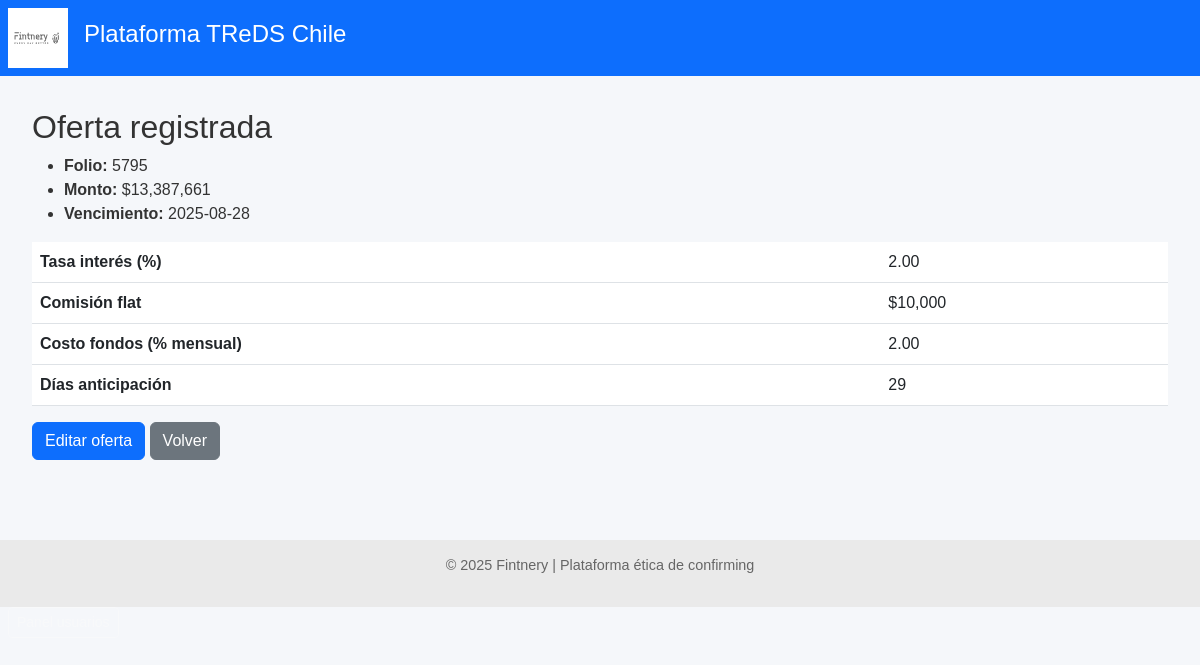
Screenshot of /financiador/ver-oferta/1 (signed in) with the database file from the repository.
### models.py (models this page shows)
class FacturaDB(Base):
    __tablename__ = "facturas"
    id = Column(Integer, primary_key=True, index=True)
    rut_emisor = Column(String, index=True)
    rut_receptor = Column(String)
    tipo_dte = Column(String)
    folio = Column(Integer)
    monto = Column(Integer)
    estado_dte = Column(String)
    razon_social_emisor = Column(String)
    razon_social_receptor = Column(String)
    fecha_emision = Column(Date)
    fecha_vencimiento = Column(Date)
    fecha_vencimiento_original = Column(Date, nullable=True)
    modificacion_aceptada_por_proveedor = Column(Boolean, nullable=True, default=None)
    confirming_solicitado = Column(Boolean, default=False)
    origen_confirmacion = Column(String, default="Desconocido")
    financiador_adjudicado = Column(Integer, ForeignKey("financiadores.id"), nullable=True)
    proveedor_id = Column(Integer, ForeignKey("proveedores.id"))
    proveedor = relationship("Proveedor", back_populates="facturas")
    pagador_id = Column(Integer, ForeignKey("pagadores.id"))
    pagador = relationship("Pagador", back_populates="facturas")
    ofertas = relationship("OfertaFinanciamiento", back_populates="factura")
    financiador = relationship(
        "Financiador",
        primaryjoin=Financiador.id == foreign(cast(financiador_adjudicado, Integer)), viewonly=True,
        uselist=False,
    )

class OfertaFinanciamiento(Base):
    __tablename__ = "ofertas_financiamiento"
    id = Column(Integer, primary_key=True, index=True)
    tasa_interes = Column(Float)
    dias_anticipacion = Column(Integer)
    monto_total = Column(Float)
    comision_flat = Column(Float, default=0.0)
    precio_cesion = Column(Float)
    estado = Column(String, default="Oferta realizada")
    factura_id = Column(Integer, ForeignKey("facturas.id"))
    financiador_id = Column(Integer, ForeignKey("financiadores.id"))
    factura = relationship("FacturaDB", back_populates="ofertas")
    financiador = relationship("Financiador", back_populates="ofertas")

class Financiador(Base):
    __tablename__ = "financiadores"
    id = Column(Integer, primary_key=True, index=True)
    nombre = Column(String, nullable=False)
    usuario = Column(String, unique=True, index=True, nullable=False)
    clave_hash = Column(String, nullable=False)
    fondo_id = Column(Integer, ForeignKey("fondos.id"), nullable=False)
    fondo = relationship("Fondo", back_populates="financiadores")
    es_admin = Column(Boolean, default=False)
    costo_fondos_mensual = Column(Float, default=0.0)  # ← Explicita unidad mensual
    fecha_costo_fondos = Column(Date, default=None)    # ← Fecha de carga más reciente
    condiciones = relationship(
        "CondicionesPorPagador",
        back_populates="financiador",
        cascade="all, delete-orphan"
    )
    ofertas = relationship("OfertaFinanciamiento", back_populates="financiador")

### routers/financiador.py (the view)
@router.get("/ver-oferta/{oferta_id}")
def ver_oferta(oferta_id: int, request: Request, db: Session = Depends(get_db)):
    oferta = db.query(OfertaFinanciamiento).get(oferta_id)
    if not oferta or oferta.financiador_id != request.session.get("financiador_id"):
        raise HTTPException(status_code=403)
    return templates.TemplateResponse("ver_oferta.html", {
        "request": request,
        "factura": oferta.factura,
        "oferta": oferta
    })

### templates/ver_oferta.html (shortened to what this page needs)
{% extends "base.html" %}
{% block content %}
<h2>Oferta registrada</h2>
<ul>
  <li><strong>Folio:</strong> {{ factura.folio }}</li>
  <li><strong>Monto:</strong> ${{ "{:,.0f}".format(factura.monto) }}</li>
  <li><strong>Vencimiento:</strong> {{ factura.fecha_vencimiento }}</li>
</ul>
<table class="table">
  <tr>
    <th>Tasa interés (%)</th>
    <td>{{ '%.2f' % oferta.tasa_interes }}</td>
  </tr>
  <tr>
    <th>Comisión flat</th>
    <td>
      {% if oferta.comision_flat %}
          ${{ "{:,.0f}".format(oferta.comision_flat) }}
      {% else %}
          -
      {% endif %}
    </td>
  </tr>
  <tr>
    <th>Costo fondos (% mensual)</th>
    <td>{{ '%.2f' % oferta.financiador.costo_fondos_mensual }}</td>
  </tr>
  <tr>
    <th>Días anticipación</th>
    <td>{{ oferta.dias_anticipacion }}</td>
  </tr>
</table>
<a class="btn btn-primary" href="/financiador/editar-oferta/{{ oferta.id }}">Editar oferta</a>
<a class="btn btn-secondary" href="/financiador/marketplace">Volver</a>
{% endblock %}

### static/styles.css (style rules this page uses)
body { font-family: sans-serif; margin: 0; background-color: #f5f7fa; color: #333; }

### rows the page displays
FacturaDB: folio "5795", monto "13,387,661", fecha_vencimiento "2025-08-28"
OfertaFinanciamiento: tasa_interes "2.00", comision_flat "10,000", dias_anticipacion "29"
Financiador: financiador.costo_fondos_mensual "2.00"
